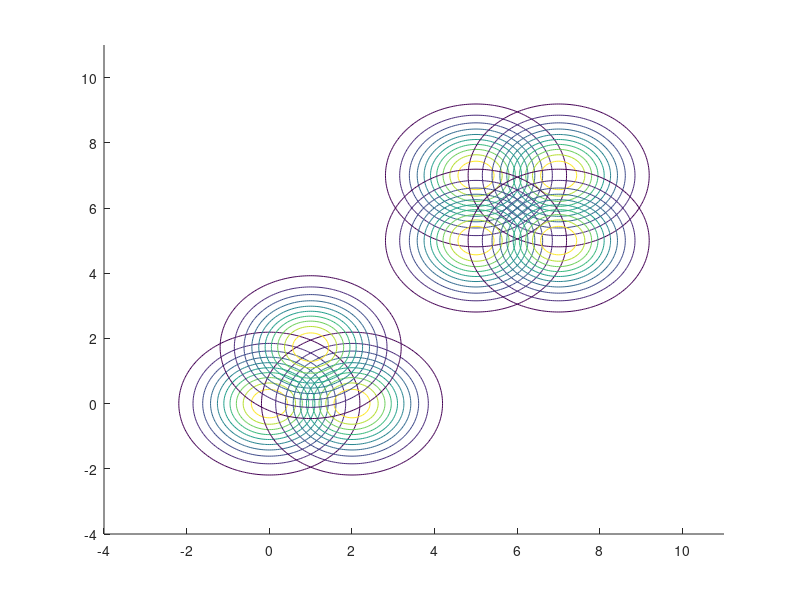

Here is the MATLAB script that generated this plot: (Note: this script raises an error after producing the figure.)
clear; close all;
m = 2;
numCluster = 2;
max_iter = 100;
iter = 0;
epsilon = 0.001;
color2 = {'#00AFEF', '#1F5CA9'};
color3 = {'#00AFEF', '#1086CC', '#1F5CA9'};
color = {'#00AFEF', '#05A1E3', '#0A93D8', '#1086CC', '#1578C0', '#1A6AB5', '#1F5CA9'};

h = 0.05;
[x, y] = meshgrid(-4:h:11, -4:h:11);

mu = [0 0; 2 0; 1 sqrt(3); 5 7; 7 7; 5 5; 7 5];

rng(1);

fi = [];
figure(1);
hold on;
for i = 1:size(mu, 1)
    fi(:,:,i) = mvnpdf([x(:) y(:)], mu(i,:), eye(2));
    f(:,:,i) = reshape(fi(:,:,i), size(x,1), size(x,2));
    contour(x, y, f(:,:,i)); hold on;
end
hold off;

numSample = size(mu, 1);

fv = f(:,:,randperm(numSample, numCluster));

fv_copy = fv;

while iter < max_iter
    iter = iter + 1;

    % Compute Wf
    Wf = zeros(numCluster, numSample);
    for j = 1:numSample
        for i = 1:numCluster
            diff = min(fv(:,:,i), f(:,:,j));
            Wf(i, j) = -log(Integration(h, diff, 2)) + 10^(-10);
        end
    end

    [~, IDX] = min(Wf);

    for i = 1:numCluster
        if sum(IDX == i) > 0
            fvnew(:, :, i) = median(f(:, :, IDX == i), 3);
        end
    end

    ObjFun = sum(min(Wf));
    fprintf('Iteration count = %d, obj. kmeans = %f\n', iter, ObjFun);


    % Check convergence
    
    if  sum(abs(fv - fvnew)) < epsilon
        break;
    end

    % Update for the next iteration
    fv = fvnew;


end

% Plotting results
figure(3);
for i = 1:numCluster
    meshc(x, y, fvnew(:,:,i)); hold on;
end

figure(6);
for j = 1:numSample
    meshc(x, y, f(:,:,j)); hold on;
end

hold off;


figure(5);
for i = 1:numCluster
    for j = 1:numSample
        contour(x, y, fvnew(:,:,i), "LineWidth",3); hold on;
        contour(x, y, f(:,:,j), '--black'); hold on;
    end
end


